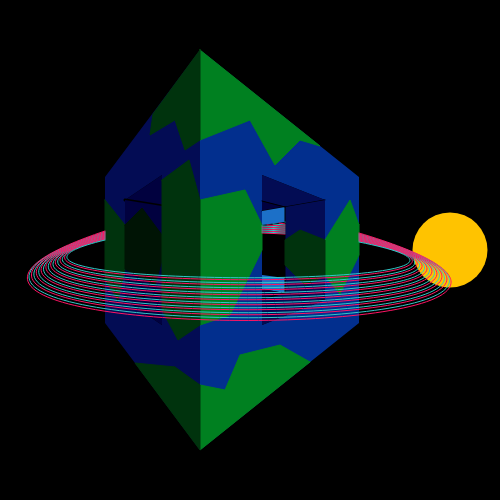
Frame 1 (no input)
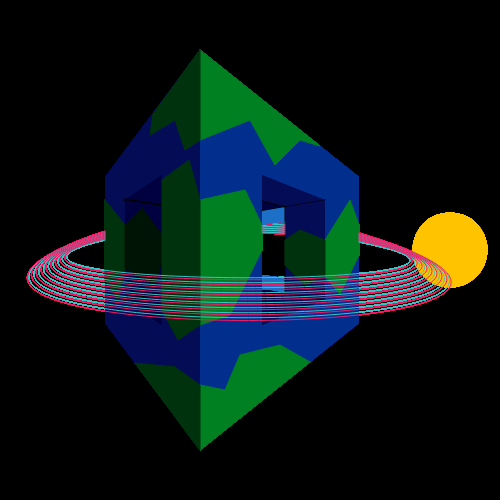
Frame 60 (no input)
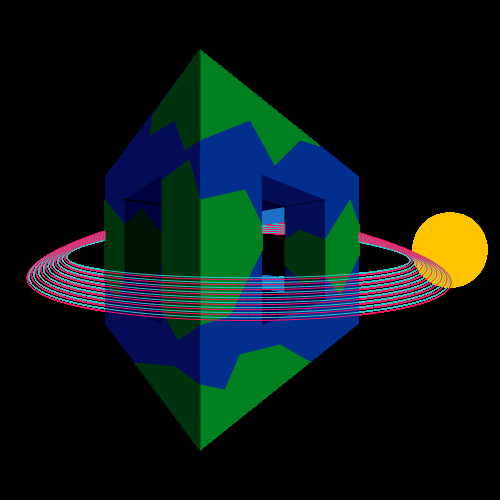
Frame 120 (the mouse pressed at the canvas centre since frame 60)

The p5.js sketch that drew these frames (run headless with seeded random() and noise() and a simulated clock; from frame 60 on, the mouse is pressed at the canvas centre):

// p5.js sketch
// ── sketch.js
function setup() {
  createCanvas(500, 500);
  background(0)
}

function draw() {
  //Color Codes
  let skyBlue = color('#7DBCDE')
  let tideBlue = color('#51A2D5')
  let coastBlue = color('#1C70C8')
  let oceanBlue = color('#022F8E')
  let deepSeaBlue = color('#030C54')
  let darkBlue = color('#01013F')
  
  
  
  //Creates sun on right
  //RBG color mode
  noStroke();
  strokeWeight(1);
  fill(255, 195, 0);
  ellipse(450, 250, 75);
  
  //Create left face of cube
  //Hex color mode
  fill(deepSeaBlue);
  beginShape();
  vertex(200, 50);
  vertex(200, 450);
  vertex(105, 323);
  vertex(105, 177);
  beginContour();
  vertex(162, 175);
  vertex(125, 200);
  vertex(125, 300);
  vertex(162, 325);
  endContour();
  endShape(CLOSE);
  
  //Left face contour depth
  fill(darkBlue);
  //upper contour depth
  triangle(125, 200, 162, 175, 162, 206);
  //upper left cross section piece
  stroke(0);
  strokeWeight(3);
  line(125, 200, 162, 206);
  //middle contour depth
  noStroke();
  quad(125, 200, 162, 206, 162, 294, 125, 300);
  //lower left cross section piece
  stroke(0);
  strokeWeight(3)
  line(125, 300, 162, 294);
  //lower contour depth
  noStroke();
  strokeWeight(1);
  triangle(125, 300, 162, 294, 162, 325)
  
  //Create right face of cube
  noStroke();
  fill(oceanBlue);
  beginShape();
  vertex(200, 50);
  vertex(359, 177);
  vertex(359, 323);
  vertex(200, 450);
  beginContour();
  vertex(325, 200);
  vertex(262, 175);
  vertex(262, 325);
  vertex(325, 300);
  endContour();
  endShape(CLOSE);
  
  //right face contour depth
  fill(deepSeaBlue);
  //upper right contour depth
  noStroke();
  quad(262, 175, 325, 200, 285, 207, 262, 201);
  //upper right interior contour depth
  fill(darkBlue);
  triangle(285, 207, 262, 201, 262, 211);
  //upper Right long cross brace
  stroke(0);
  line(325, 200, 262, 211);
  //backside upper right interior contour depth
  fill(coastBlue);
  noStroke();
  quad(262, 211, 285, 207, 285, 222, 262, 225);
  //middle right contour depth
  fill(deepSeaBlue);
  quad(285, 207, 325, 200, 325, 300, 285, 293);
  //lower right long cross brace
  stroke(0);
  line(325, 300, 262, 289);
  //backside lower right interior contour depth
  noStroke();
  fill(coastBlue);
  quad(262, 275, 285, 278, 285, 293, 262, 289);
  //lower right interior contour depth
  fill(darkBlue);
  triangle(285, 293, 262, 299, 262, 289);
  //lower right contour depth
  fill(deepSeaBlue);
  quad(262, 299, 285, 293, 325, 300, 262, 325);
  //right cross section pieces
  stroke(0);
  line(285, 207, 285, 293);//upward brace
  line(285, 207, 262, 201);//upper short brace
  line(285, 293, 262, 299);//lower short brace
  
  //Creates landmasses on Cube
  //HSB color mode
  push();
  
  //Upper right landmass
  colorMode(HSB, 360, 100, 100, 100);
  stroke(135, 100, 50);
  strokeWeight(1);
  fill(135, 100, 50);
  beginShape();
  vertex(200, 50);
  vertex(200, 140);
  vertex(250, 120);
  vertex(275, 165);
  vertex(300, 140);
  vertex(320, 146);
  endShape(CLOSE);
  
  //left middle right land mass
  beginShape();
  vertex(200, 200);
  vertex(245, 190);
  vertex(262, 225);
  vertex(262, 250);
  vertex(230, 315);
  vertex(200, 325);
  endShape(CLOSE);
  
  //right middle right land mass
  beginShape();
  vertex(359, 225);
  vertex(359, 255);
  vertex(340, 294);
  vertex(325, 276);
  vertex(325, 240);
  vertex(350, 200);
  endShape(CLOSE);
  
  //interior middle right landmass
  fill(135, 100, 20);
  stroke(135, 100, 20);
  beginShape();
  vertex(325, 276);
  vertex(325, 240);
  vertex(300, 230);
  vertex(285, 240);
  vertex(285, 265);
  vertex(305, 285);
  endShape(CLOSE);
  
  //bottom right land mass
  stroke(135, 100, 50);
  fill(135, 100, 50);
  beginShape();
  vertex(310, 362);
  vertex(200, 450);
  vertex(200, 385);
  vertex(225, 390);
  vertex(240, 355);
  vertex(280, 345);
  endShape(CLOSE);
  
  //upper left landmass
  fill(135, 100, 20);
  stroke(135, 100, 20);
  beginShape();
  vertex(200, 50);
  vertex(153, 114);
  vertex(150, 135);
  vertex(175, 120);
  vertex(185, 150);
  vertex(200, 140);
  vertex(200, 50);
  endShape(CLOSE);
  
  //left middle left landmass
  beginShape();
  vertex(105, 200);
  vertex(125, 225);
  vertex(125, 269);
  vertex(118, 300);
  vertex(105, 280);
  endShape(CLOSE);
  
  //left middle interior left landmass
  fill(135, 100, 8);
  stroke(135, 100, 8);
  beginShape();
  vertex(125, 225);
  vertex(142, 208);
  vertex(162, 235);
  vertex(162, 260);
  vertex(155, 285);
  vertex(125, 269);
  endShape(CLOSE);
  
  //right middle left landmass
  fill(135, 100, 20);
  stroke(135, 100, 20);
  beginShape();
  vertex(162, 180);
  vertex(189, 160);
  vertex(200, 200);
  vertex(200, 325);
  vertex(178, 340);
  vertex(162, 310);
  endShape(CLOSE);
  
  //bottom left landmass
  beginShape();
  vertex(175, 367);
  vertex(200, 385);
  vertex(200, 450);
  vertex(135, 363);
  vertex();
  endShape(CLOSE);
  pop();
  
  //creates planetary disc
  //RGB Color mode
  colorMode(RGB, 255, 255, 255);
  noFill();
  //theoretical placement of disc
  /*stroke(255);
  ellipse(225, 255, 325, 45);
  ellipse(225, 265, 450, 100);*/
  //Where the disc is actually
  stroke(255, 20, 100);
  bezier(105, 231, -250, 350, 750, 350, 359, 233);
  stroke(50, 200, 200);
  bezier(105, 232, -244, 346, 744, 346, 359, 234);
  stroke(255, 20, 100);
  bezier(105, 232, -235, 342, 735, 342, 359, 234);
  stroke(50, 200, 200);
  bezier(105, 233, -226, 339, 726, 339, 359, 235);
  stroke(255, 20, 100);
  bezier(105, 233, -217, 335, 717, 335, 359, 235);
  stroke(50, 200, 200);
  bezier(105, 234, -208, 332, 708, 332, 359, 236);
  stroke(255, 20, 100);
  bezier(105, 234, -199, 328, 699, 328, 359, 236);
  stroke(50, 200, 200);
  bezier(105, 235, -190, 325, 690, 325, 359, 237);
  stroke(255, 20, 100);
  bezier(105, 235, -181, 321, 681, 321, 359, 237);
  stroke(50, 200, 200);
  bezier(105, 236, -172, 318, 672, 318, 359, 238);
  stroke(255, 20, 100);
  bezier(105, 236, -163, 314, 663, 314, 359, 238);
  stroke(50, 200, 200);
  bezier(105, 237, -154, 311, 654, 311, 359, 239);
  stroke(255, 20, 100);
  bezier(105, 237, -145, 307, 645, 307, 359, 239);
  stroke(50, 200, 200);
  bezier(105, 238, -136, 304, 636, 304, 359, 240);
  stroke(255, 20, 100);
  bezier(105, 238, -127, 300, 627, 300, 359, 240);
  stroke(50, 200, 200);
  bezier(105, 239, -118, 297, 618, 297, 359, 241);
  stroke(255, 20, 100);
  bezier(105, 239, -109, 293, 609, 293, 359, 241);
  stroke(50, 200, 200);
  bezier(105, 240, -100, 290, 600, 290, 359, 242);
  
  
  /*horizon points
  stroke(255);
  strokeWeight(4);
  point(50, 250);
  point(450, 250);
  //exact center of cube point
  point(232, 250);*/
  
  //Interior planetary disc points
  /* //Right Interior planetary disc points
  point(285, 222);
  point(285, 234);
  //left interior planetary disc points
  point(262, 226);
  point(262, 233);*/
  //Interior planetary disc lines
  strokeWeight(1);
  stroke(255, 20, 100);
  line(262, 233, 285, 234);
  stroke(50, 200, 200);
  line(262, 232, 285, 233);
  stroke(255, 20, 100);
  line(262, 231, 285, 232);
  stroke(50, 200, 200);
  line(262, 230, 285, 231);
  stroke(255, 20, 100);
  line(262, 229, 285, 230);
  stroke(50, 200, 200);
  line(262, 228, 285, 229);
  stroke(255, 20, 100);
  line(262, 227, 285, 228);
  stroke(50, 200, 200);
  line(262, 226, 285, 227);
  stroke(255, 20, 100);
  line(267, 225, 285, 226);
  stroke(50, 200, 200);
  line(273, 224, 285, 225);
  stroke(255, 20, 100);
  line(279, 223, 285, 224);
  stroke(50, 200, 200);
           point(285, 222);
}
